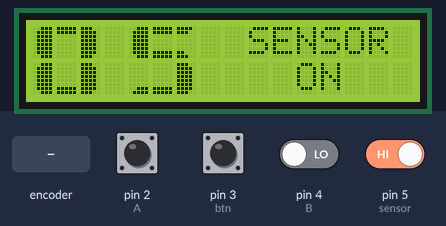
Simulated run of this sketch. Board: Arduino Nano, built with avr-gcc and run on an emulated ATmega328P. Shown: 16×2 character LCD. The test bench sets the inputs (shaded band); at power-on: pin 2 (A), pin 3 (btn), pin 5 (sensor) HIGH, pin 4 (B) LOW. EEPROM starts erased; what the sketch prints to the serial monitor is not drawn.

Above: at 1.3 s.
1.4 s: pin 5 (sensor) driven LOW
At 2.2 s:
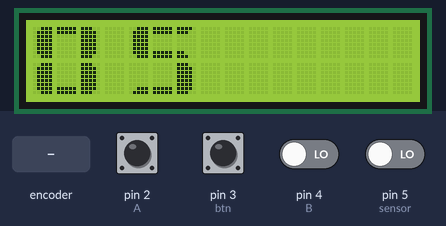
2.9 s: rotary encoder on pin 2 (A) / pin 4 (B) turned 3 steps (first pin leading)
At 4.4 s:
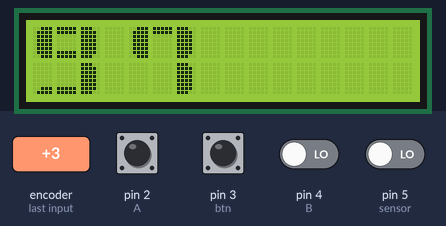
5.0 s: pin 3 (btn) pulled LOW for 0.15 s
At 5.09 s:
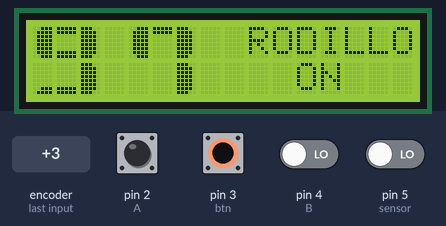
6.6 s: rotary encoder on pin 2 (A) / pin 4 (B) turned 3 steps (first pin leading)
At 8.3 s:
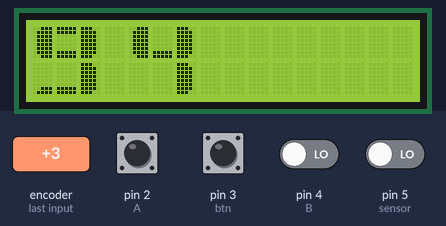
8.7 s: pin 3 (btn) pulled LOW for 1 s
At 9.5 s:
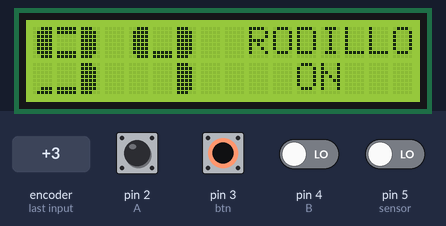
11.2 s: pin 5 (sensor) driven HIGH
At 11.8 s:
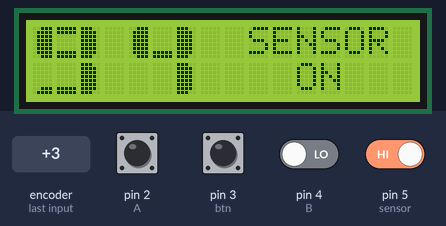
Timing chart, 0 to 13.7 s (numbered marks = the images above; inputs shaded):
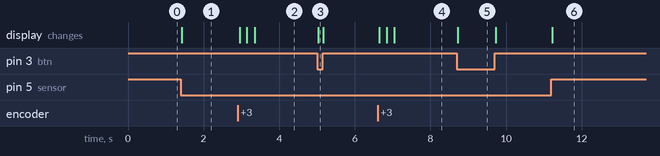

Measured:
- after the input at 1.4 s, the display: changes at once (image 1)
- after the input at 2.9 s, the display: first changes after 0.05 s (image 2 shows a later state)
- after the input at 5.0 s, the display: changes at once (image 3)
- after the input at 6.6 s, the display: first changes after 0.05 s (image 4 shows a later state)
- after the input at 8.7 s, the display: changes at once (image 5)
- after the input at 11.2 s, the display: changes at once (image 6)

The sketch:

Rodillo.ino
```cpp
                                                                                                                                                                                                           /*
 * Micro usado= Arduino nano
 *
 * Sensor infrarrojo E18-d80nk
 * Antihorario el tornillo par acortar distancia de senso
   Pin definiciones:
                    Marron-> positivo
                    Negro ---- señal D5
                    Azul-> negativo

 *Encoder Rotativo KY-040
 *PIN SW = D3
 *PIN DT = D2
 *PIN CLK = D5
 *
 *PANTALLA LCD I2C 16X2
 *PIN SCL = A5
 *PIN SDA = A4
 *
*/

#include <LiquidCrystal_I2C.h>
#include <Wire.h>
#include <EEPROM.h>

LiquidCrystal_I2C lcd(0x27, 16, 2);

int A = 2;
int B = 4;
int btn = 3;
int sensor = 5;

int ANTERIOR ;    // almacena valor anterior de la variable POSICION
int POSICION ; // variable POSICION con valor inicial de 50 y definida
int tiempo;


byte bar1[8] =
{
  B11100,
  B11110,
  B11110,
  B11110,
  B11110,
  B11110,
  B11110,
  B11100
};
byte bar2[8] =
{
  B00111,
  B01111,
  B01111,
  B01111,
  B01111,
  B01111,
  B01111,
  B00111
};
byte bar3[8] =
{
  B11111,
  B11111,
  B00000,
  B00000,
  B00000,
  B00000,
  B11111,
  B11111
};
byte bar4[8] =
{
  B11110,
  B11100,
  B00000,
  B00000,
  B00000,
  B00000,
  B11000,
  B11100
};
byte bar5[8] =
{
  B01111,
  B00111,
  B00000,
  B00000,
  B00000,
  B00000,
  B00011,
  B00111
};
byte bar6[8] =
{
  B00000,
  B00000,
  B00000,
  B00000,
  B00000,
  B00000,
  B11111,
  B11111
};
byte bar7[8] =
{
  B00000,
  B00000,
  B00000,
  B00000,
  B00000,
  B00000,
  B00111,
  B01111
};
byte bar8[8] =
{
  B11111,
  B11111,
  B00000,
  B00000,
  B00000,
  B00000,
  B00000,
  B00000
};


void setup() {
  lcd.init();
  lcd.clear();
  lcd.backlight();

  pinMode(A, INPUT);    // A como entrada
  pinMode(B, INPUT);    // B como entrada
  pinMode(btn, INPUT_PULLUP);    // Entrada con resistencia Pullup para el Switch del encoder
  pinMode(sensor, INPUT_PULLUP);    // Entrada con resistencia Pullup para el Switch del encoder
  lcd.setCursor(0,0);
  // assignes each segment a write number
      lcd.createChar(1, bar1);
      lcd.createChar(2, bar2);
      lcd.createChar(3, bar3);
      lcd.createChar(4, bar4);
      lcd.createChar(5, bar5);
      lcd.createChar(6, bar6);
      lcd.createChar(7, bar7);
      lcd.createChar(8, bar8);

  Serial.begin(9600);   // incializacion de comunicacion serie a 9600 bps

  attachInterrupt(digitalPinToInterrupt(A), encoder, LOW);// interrupcion sobre pin A con
                // funcion ISR encoder y modo LOW
  Serial.println("Listo");  // imprime en monitor serial Listo

  byte unidad = EEPROM.read(1);
  byte decena = EEPROM.read(2);

   tiempo=(unidad)+(decena*10);

  ANTERIOR=tiempo;  POSICION=tiempo ; compocicion();


}


void loop()
{

  if (POSICION != ANTERIOR)
  { // si el valor de POSICION es distinto de ANTERIOR
    Serial.println(POSICION); // imprime valor de POSICION
    compocicion();
    ANTERIOR = POSICION ; // asigna a ANTERIOR el valor actualizado de POSICION
  }

    if (digitalRead(btn) == LOW)
          {
            while (!digitalRead(btn)){lcd.setCursor(9,0); lcd.print("RODILLO"); lcd.setCursor(11,1); lcd.print("ON"); }
            delay(10);
            lcd.setCursor(9,0); lcd.print("       "); lcd.setCursor(11,1); lcd.print("  ");
          }


    if ( digitalRead(sensor) != LOW)
          {
            while (digitalRead(sensor)){ lcd.setCursor(9,0); lcd.print("SENSOR"); lcd.setCursor(11,1); lcd.print("ON");}
            delay(10);
            lcd.setCursor(9,0); lcd.print("      "); lcd.setCursor(11,1); lcd.print("  ");
          }
}

void encoder()  {
  static unsigned long ultimaInterrupcion = 0;  // variable static con ultimo valor de
            // tiempo de interrupcion
  unsigned long tiempoInterrupcion = millis();  // variable almacena valor de func. millis

  if (tiempoInterrupcion - ultimaInterrupcion > 5) {  // rutina antirebote desestima
              // pulsos menores a 5 mseg.
    if (digitalRead(B) == HIGH)     // si B es HIGH, sentido horario
    {
      POSICION--;
       // incrementa POSICION en 1
    }
    else {          // si B es LOW, senti anti horario
      POSICION++;
            // decrementa POSICION en 1
    }
    POSICION = min(99, max(0, POSICION));
    ultimaInterrupcion = tiempoInterrupcion;  // guarda valor actualizado del tiempo
  }           // de la interrupcion en variable static
}

void compocicion()
{
  int aux;
  int centena = POSICION / 100;
  aux = POSICION % 100;
  byte decena = aux / 10;
  byte unidad = aux % 10;

  lcd.clear();
  printNumber(decena, 0);
  printNumber(unidad, 4);


  EEPROM.write(1, unidad);
  EEPROM.write(2, decena);

}

//---------------------------------------------------------------------------------------------
void printNumber(int value, int col) {
  if (value == 0) {
    custom0(col);
  } if (value == 1) {
    custom1(col);
  } if (value == 2) {
    custom2(col);
  } if (value == 3) {
    custom3(col);
  } if (value == 4) {
    custom4(col);
  } if (value == 5) {
    custom5(col);
  } if (value == 6) {
    custom6(col);
  } if (value == 7) {
    custom7(col);
  } if (value == 8) {
    custom8(col);
  } if (value == 9) {
    custom9(col);
  }
}
//---------------------------------------------------------------------------------------------


//---------------------------------------------------------------------------------------------
void custom0(int col)
{ // uses segments to build the number 0
  lcd.setCursor(col, 0);
  lcd.write(2);
  lcd.write(8);
  lcd.write(1);
  lcd.setCursor(col, 1);
  lcd.write(2);
  lcd.write(6);
  lcd.write(1);
}

void custom1(int col)
{
  lcd.setCursor(col, 0);
  lcd.write(32);
  lcd.write(32);
  lcd.write(1);
  lcd.setCursor(col, 1);
  lcd.write(32);
  lcd.write(32);
  lcd.write(1);
}

void custom2(int col)
{
  lcd.setCursor(col, 0);
  lcd.write(5);
  lcd.write(3);
  lcd.write(1);
  lcd.setCursor(col, 1);
  lcd.write(2);
  lcd.write(6);
  lcd.write(6);
}

void custom3(int col)
{
  lcd.setCursor(col, 0);
  lcd.write(5);
  lcd.write(3);
  lcd.write(1);
  lcd.setCursor(col, 1);
  lcd.write(7);
  lcd.write(6);
  lcd.write(1);
}

void custom4(int col)
{
  lcd.setCursor(col, 0);
  lcd.write(2);
  lcd.write(6);
  lcd.write(1);
  lcd.setCursor(col, 1);
  lcd.write(32);
  lcd.write(32);
  lcd.write(1);
}

void custom5(int col)
{
  lcd.setCursor(col, 0);
  lcd.write(2);
  lcd.write(3);
  lcd.write(4);
  lcd.setCursor(col, 1);
  lcd.write(7);
  lcd.write(6);
  lcd.write(1);
}

void custom6(int col)
{
  lcd.setCursor(col, 0);
  lcd.write(2);
  lcd.write(3);
  lcd.write(4);
  lcd.setCursor(col, 1);
  lcd.write(2);
  lcd.write(6);
  lcd.write(1);
}

void custom7(int col)
{
  lcd.setCursor(col, 0);
  lcd.write(2);
  lcd.write(8);
  lcd.write(1);
  lcd.setCursor(col, 1);
  lcd.write(32);
  lcd.write(32);
  lcd.write(1);
}

void custom8(int col)
{
  lcd.setCursor(col, 0);
  lcd.write(2);
  lcd.write(3);
  lcd.write(1);
  lcd.setCursor(col, 1);
  lcd.write(2);
  lcd.write(6);
  lcd.write(1);
}

void custom9(int col)
{
  lcd.setCursor(col, 0);
  lcd.write(2);
  lcd.write(3);
  lcd.write(1);
  lcd.setCursor(col, 1);
  lcd.write(7);
  lcd.write(6);
  lcd.write(1);
}
//---------------------------------------------------------------------------------------------
```
